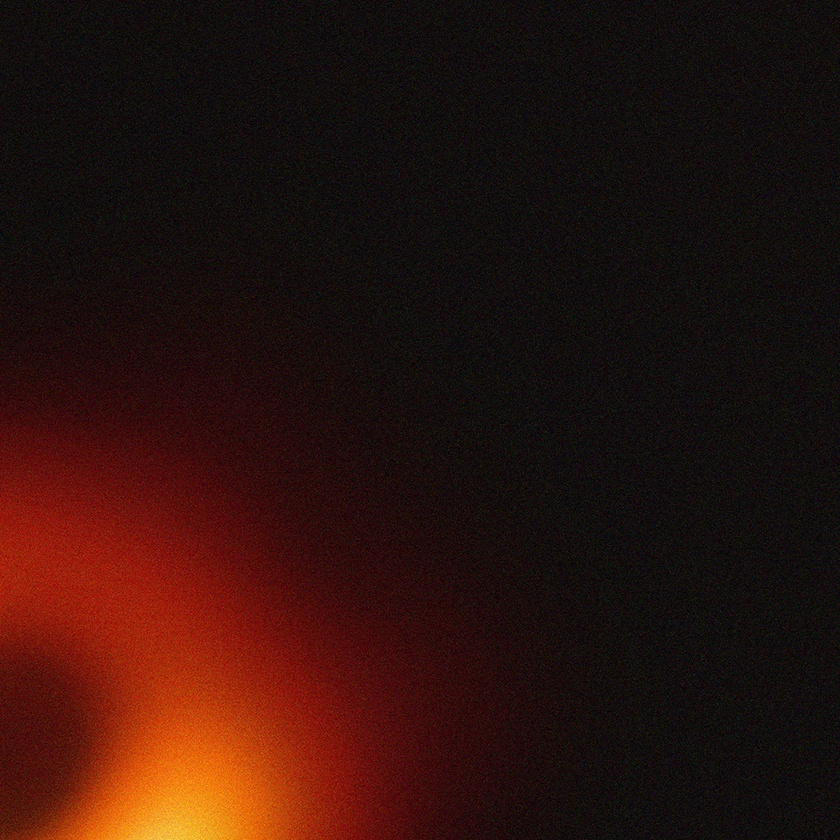
#> input picture Image Processing/Session 4/Assignment/black_hole/input/2/5.jpg, 840 x 840 px, shrunk from 1000 x 1000 before the run; its folder holds only this picture in this run
$ python black_hole.py
#> lines starting #> are read from the running program, lines starting #| are printed output that depends on the picture
import cv2
import numpy as np
import os

BASE_DIR = 'input'
image_folder_paths = os.listdir('input')
print(image_folder_paths)

images = {}
for i, image_folder_path in enumerate(image_folder_paths):
    images[i] = {}

    full_folder_path = os.path.join(BASE_DIR, image_folder_path)
    for j, image in enumerate(os.listdir(full_folder_path)):
        img_path = os.path.join(full_folder_path, image)
        img = cv2.imread(img_path)
#> img is the input picture: shape (840, 840, 3); mean B, G, R 12.8, 18, 44.4

        images[i][j] = img

for folder in images:
    for image_index in images[folder]:
        print(f"Folder {folder}, Image {image_index}: {images[folder][image_index].shape}")
#> this loop made 2 passes
#| Folder 0, Image 0: (840, 840, 3)
#| Folder 1, Image 0: (840, 840, 3)


averaged_images = {}

for folder in images:
    sum_image = None
    image_count = 0

    for image_index in images[folder]:
        img = images[folder][image_index]

        if img is not None:
            if sum_image is None:
                sum_image = np.zeros_like(img, np.float32)
            sum_image += img
            image_count += 1

    if image_count > 0:
        # Calculate the average
        avg_image = (sum_image / image_count).astype(np.uint8)
        averaged_images[folder] = avg_image
    else:
        print(f"No images found in folder {folder}")
#> this loop made 2 passes
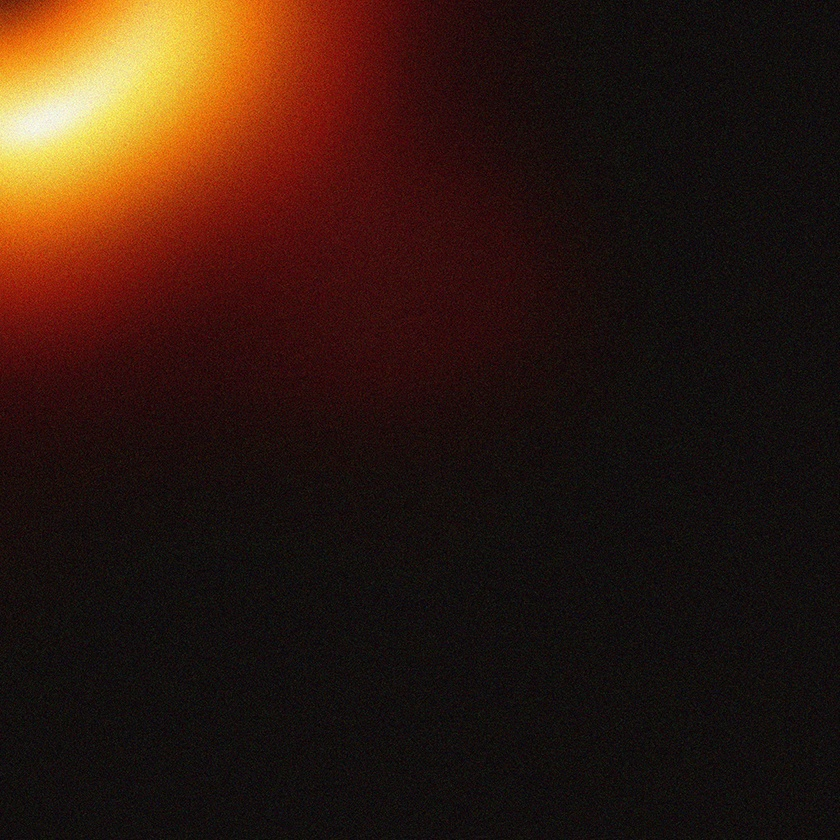
#> sum_image: shape (840, 840, 3) float32; mean B, G, R 16.5, 25.9, 48.2
#> after the loop, averaged_images = 2 items


if all(key in averaged_images for key in range(4)):
    top_row = np.hstack((averaged_images[0], averaged_images[1]))
    bottom_row = np.hstack((averaged_images[2], averaged_images[3]))
    whole_picture = np.vstack((top_row, bottom_row))

    # Save or display the whole picture
    cv2.imwrite('whole_picture.jpg', whole_picture)
    cv2.imshow('Whole Picture', whole_picture)
    cv2.waitKey(0)
else:
    print("Not all corner images are available to form the whole picture.")
